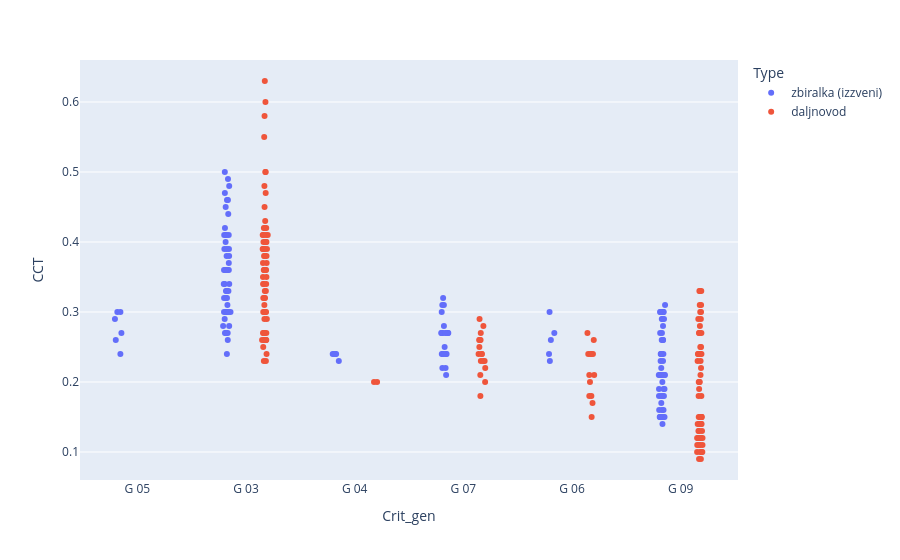

The notebook cell this image was saved under:
### Code cell
# Interactive version of UI
import plotly.express as px

fig = px.strip(neigh, x="Crit_gen", y="CCT", color="Type", hover_data=["Location"])
# sns.swarmplot(x="Crit_gen", y="CCT", hue="Type", data=neigh, order=sorted_order, ax=ax, edgecolor="none")
# Compute generator order (x-axis) based on minimum CCT per Crit_gen
sorted_order = neigh.groupby("Crit_gen", observed=True)["CCT"].min().sort_values(ascending=False).index

fig.update_xaxes(categoryorder="array", categoryarray=sorted_order)
fig.update_xaxes()

### Figure 1 — Plotly figure (JSON) as saved in the notebook; plotly's stock layout.template omitted (floating-point values rounded to 4 significant figures; data arrays with more than 128 entries replaced by an {"elided": "..."} marker saying what was removed)
{"data": [{"alignmentgroup": "True", "boxpoints": "all", "customdata": {"elided": "136x1 str values"}, "fillcolor": "rgba(255,255,255,0)", "hoveron": "points", "hovertemplate": "Type=zbiralka (izzveni)<br>Crit_gen=%{x}<br>CCT=%{y}<br>Location=%{customdata[0]}<extra></extra>", "legendgroup": "zbiralka (izzveni)", "line": {"color": "rgba(255,255,255,0)"}, "marker": {"color": "#636efa"}, "name": "zbiralka (izzveni)", "offsetgroup": "zbiralka (izzveni)", "orientation": "v", "pointpos": 0, "showlegend": true, "type": "box", "x": {"elided": "136 str values"}, "x0": " ", "xaxis": "x", "y": {"elided": "136 float values"}, "y0": " ", "yaxis": "y"}, {"alignmentgroup": "True", "boxpoints": "all", "customdata": {"elided": "164x1 str values"}, "fillcolor": "rgba(255,255,255,0)", "hoveron": "points", "hovertemplate": "Type=daljnovod<br>Crit_gen=%{x}<br>CCT=%{y}<br>Location=%{customdata[0]}<extra></extra>", "legendgroup": "daljnovod", "line": {"color": "rgba(255,255,255,0)"}, "marker": {"color": "#EF553B"}, "name": "daljnovod", "offsetgroup": "daljnovod", "orientation": "v", "pointpos": 0, "showlegend": true, "type": "box", "x": {"elided": "164 str values"}, "x0": " ", "xaxis": "x", "y": {"elided": "164 float values"}, "y0": " ", "yaxis": "y"}], "layout": {"boxmode": "group", "legend": {"title": {"text": "Type"}, "tracegroupgap": 0}, "margin": {"t": 60}, "xaxis": {"anchor": "y", "categoryarray": ["G 05", "G 03", "G 04", "G 07", "G 06", "G 09"], "categoryorder": "array", "domain": [0, 1], "title": {"text": "Crit_gen"}}, "yaxis": {"anchor": "x", "domain": [0, 1], "title": {"text": "CCT"}}}}
